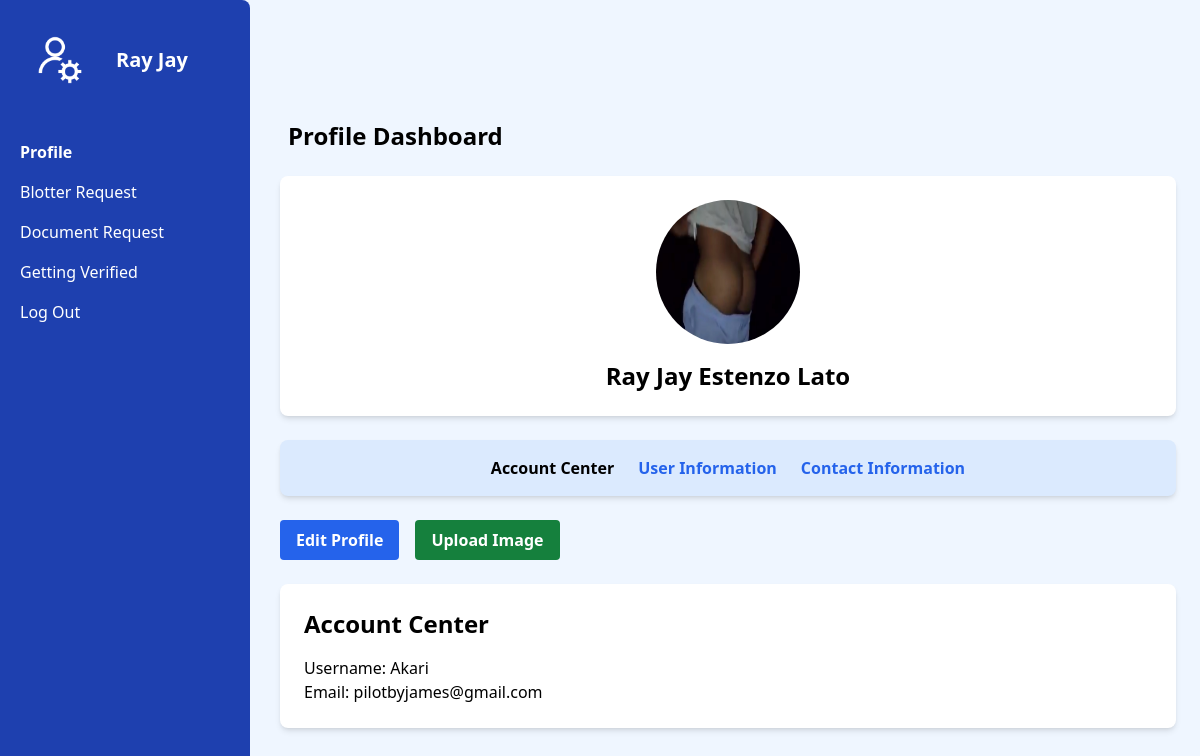
/crudV2/user_dashboard.php (signed in), run on the app's committed database.
### tables this page shows
CREATE TABLE `users` (
  `id` int(11) NOT NULL,
  `first_name` varchar(50) NOT NULL,
  `middle_name` varchar(50) DEFAULT NULL,
  `last_name` varchar(50) NOT NULL,
  `age` int(11) NOT NULL,
  `gender` enum('male','female','other') NOT NULL,
  `civil_status` enum('single','married','divorced','widowed') NOT NULL,
  `citizenship` varchar(50) NOT NULL,
  `achieved_status` varchar(50) DEFAULT NULL,
  `email` varchar(100) NOT NULL,
  `password` varchar(255) NOT NULL,
  `role` enum('user','admin') DEFAULT 'user',
  `user_email` varchar(255) DEFAULT NULL,
  `contact` varchar(20) DEFAULT NULL,
  `birth_date` date DEFAULT NULL,
  `address` varchar(255) DEFAULT NULL,
  `image` varchar(255) DEFAULT NULL
);

### crudV2/user_dashboard.php (the view, shortened to what this page needs)
<?php
require 'db.php';
$user_id = $_SESSION['user']['id'];
$sql = "SELECT * FROM users WHERE id = ?";
$stmt = $conn->prepare($sql);
$stmt->bind_param("i", $user_id);
$stmt->execute();
$result = $stmt->get_result();
$user = $result->fetch_assoc();
?>
<!DOCTYPE html>
<html lang="en">
<head>
    <script src="https://cdn.tailwindcss.com"></script>
    <link rel="stylesheet" href="user.css">
</head>
<body class="bg-blue-50">
    <div id="sidebar" class="bg-blue-800 text-white p-5 transition-transform rounded-r-lg">
        <div class="flex items-center">
            <img id="sidebar-avatar" src="8.png" alt="User Avatar" class="sidebar-avatar w-20 h-20 rounded-full cursor-pointer">
            <h2 class="ml-4 text-xl font-bold"><?= $user['first_name'] ?? 'User' ?></h2>
        </div>
        <ul class="mt-10">
            <li class="mb-4"><a href="user_dashboard.php" class="text-white hover:text-black font-bold">Profile</a></li>
            <li class="mb-4"><a href="blotter.php" class="text-white hover:text-black">Blotter Request</a></li>
            <li class="mb-4"><a href="doc_request.php" class="text-white hover:text-black">Document Request</a></li>
            <li class="mb-4"><a href="verified.php" class="text-white hover:text-black">Getting Verified</a></li>
            <li class="mb-4"><a href="logout.php" class="text-white hover:text-black hover:font-bold">Log Out</a></li>
        </ul>
    </div>
    <div id="avatar-only" class="p-5">
    </div>
        <div class="flex items-center justify-between lg:ml-72 transition-all duration-300">
                <h1 class="text-2xl font-bold">Profile Dashboard</h1>
            </div>
            <div id="content" class="content p-6 lg:ml-64">
            <div class="bg-white p-6 rounded-lg shadow-md text-center">
                <img src="<?= isset($user['image']) ? $user['image'] : 'ambot.jpeg' ?>"
                    alt="Profile" class="w-36 h-36 rounded-full mx-auto">
            <h2 class="text-2xl font-bold mt-4">
                <?= isset($user['first_name']) && isset($user['last_name']) ? $user['first_name'] . " " . $user['middle_name'] . " " . $user['last_name'] : 'Name Not Available' ?>
            </h2>
        </div>
        <div class="bg-blue-100 p-4 rounded-lg shadow-md mt-6">
            <ul class="flex justify-center space-x-6">
                <li id="account-link"><a href="javascript:void(0)" class="nav-link text-blue-600 font-bold hover:text-black" onclick="showSection('account')">Account Center</a></li>
                <li id="user-info-link"><a href="javascript:void(0)" class="nav-link text-blue-600 font-bold hover:text-black" onclick="showSection('user-info')">User Information</a></li>
                <li id="contact-info-link"><a href="javascript:void(0)" class="nav-link text-blue-600 font-bold hover:text-black" onclick="showSection('contact-info')">Contact Information</a></li>
            </ul>
         </div>
        <div class="flex mt-6">
            <button onclick="toggleModal()" class="bg-blue-600 text-white font-bold py-2 px-4 rounded hover:bg-blue-700">
                Edit Profile
            </button>
            <button onclick="toggleUpload()" class="ml-4 bg-green-700 text-white font-bold py-2 px-4 rounded hover:bg-green-900">
                Upload Image
            </button>
        </div>
        <div id="account" class="section-content bg-white p-6 rounded-lg shadow-md mt-6">
            <h3 class="font-bold mb-4 text-2xl">Account Center</h3>
            <p>Username: <?= $user['email'] ?? 'Username Not Available' ?></p>
            <p>Email: <?= $user['user_email'] ?? 'Email Not Available' ?></p>
        </div>
    </div>
</body>
</html>

### crudV2/user.css (style rules this page uses)
#sidebar { position: fixed; left: 0; top: 0; height: 100vh; width: 250px; background-color: #1E40AF; transition: transform 0.3s ease; }
.section-content { display: none; }
.active-link { color: black !important; font-weight: bold; }

### data on the page
users: first_name "Ray Jay", image (picture), middle_name "Estenzo", last_name "Lato", email "Akari", user_email "pilotbyjames@gmail.com"
